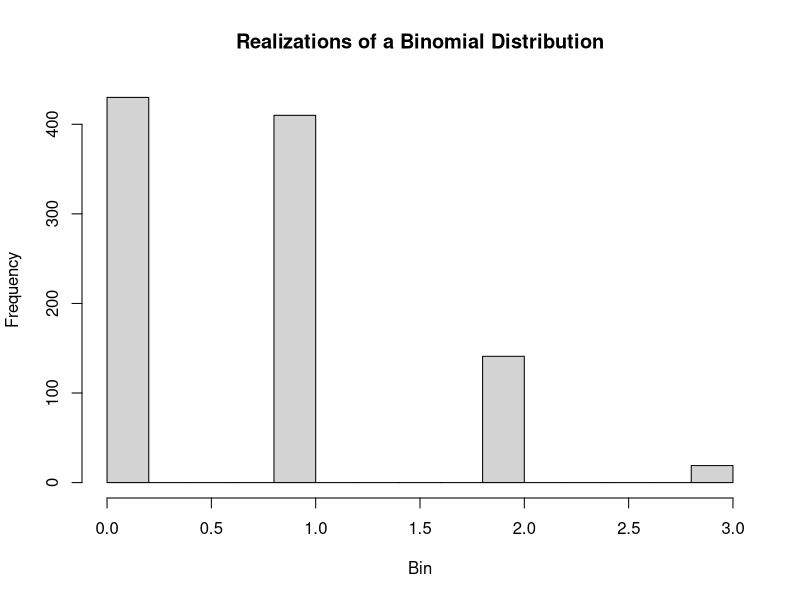
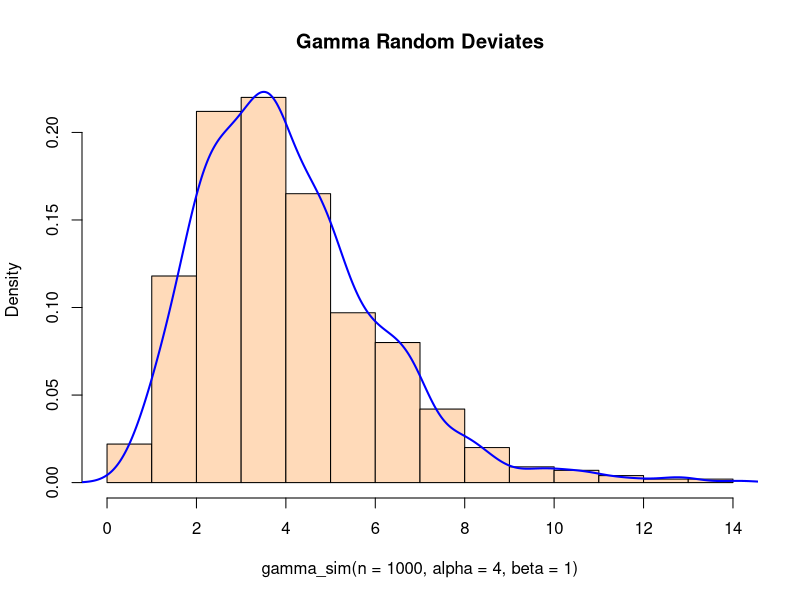
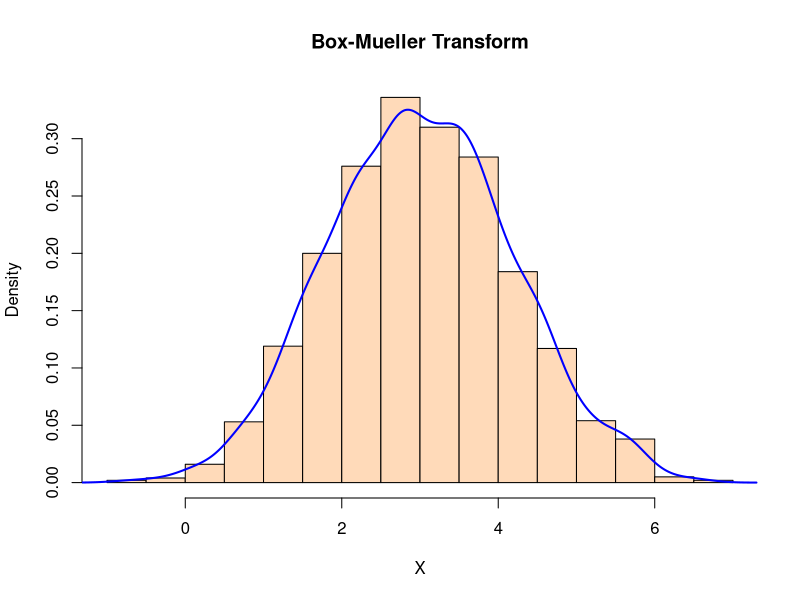
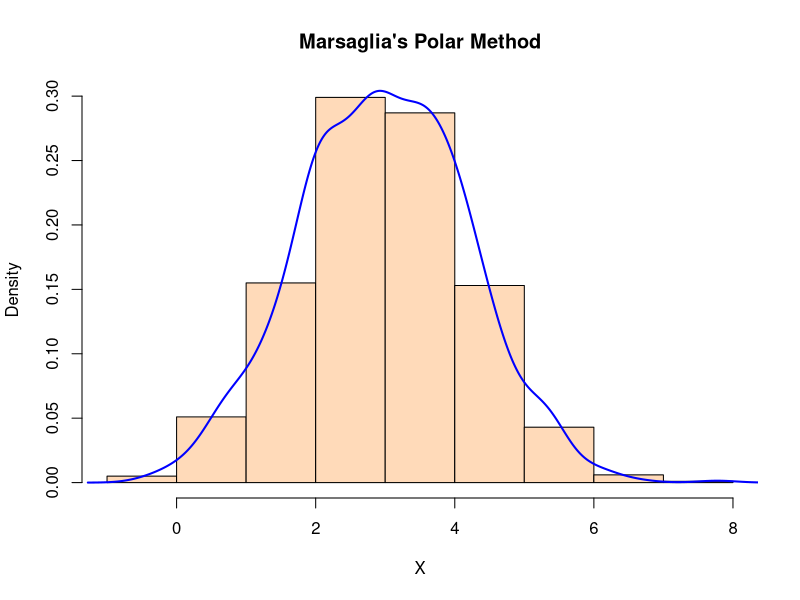

Recreate these plots in R, in order.
## ---- chunk 1
knitr::opts_chunk$set(echo = TRUE, message = FALSE)
## ---- chunk 2
N=10^3
Bin=c()
for(j in 1:N){
  n=3
  p=0.25
  U=runif(n,0,1)
  Ber=ifelse(U<1-p,0,1)
  Bin[j]=sum(Ber)
}
hist(Bin,
     main = "Realizations of a Binomial Distribution")
## ---- chunk 3
n=10^3; alpha=4; beta=1
U=matrix(runif(n*alpha,0,1),alpha,n)   
E=-log(U)  
G=beta*colSums(E) 

#make a function to simulate gamma's
gamma_sim=function(n,alpha,beta){
  if(floor(alpha)!=alpha) stop("please supply integer alpha")
  U=matrix(runif(n*alpha,0,1),alpha,n)  
  E=-log(U)
  G=beta*colSums(E)  
  return(G)
}

hist(gamma_sim(n=1000,alpha=4,beta=1),
     col="peachpuff",
     border="black",
     prob = TRUE, 
     main = "Gamma Random Deviates")
lines(density(gamma_sim(n=1000,alpha=4,beta=1)),
      lwd = 2,
      col = "blue")
## ---- chunk 4
start=proc.time()
N=10^3; mu=3; sigma=2^(1/4)
U1 = runif(N, min = 0, max = 1)
U2 = runif(N, min = 0, max = 1)
Z1 = sqrt(-2*log(U1))*cos(2*pi*U2)
Z2 = sqrt(-2*log(U1))*sin(2*pi*U2)
X1=mu+sigma*Z1
X2=mu+sigma*Z2

X=c(X1,X2)

hist(X,
     col="peachpuff",
     border="black",
     prob = TRUE, 
     main = "Box-Mueller Transform")
lines(density(X),
      lwd = 2,
      col = "blue")

time=proc.time()-start
time
time[3]
## ---- chunk 5
start=proc.time()
N=10^3; mu=3; sigma=2^(1/4)
Z1=c(); Z2=c(); its=0
for(j in 1:N){
  u1=runif(1,-1,1); u2=runif(1,-1,1)
  s=u1^2+u2^2
  if(s<1){
    Z1[j]=sqrt(-2*log(s))*(u1/sqrt(s))  
    Z2[j]=sqrt(-2*log(s))*(u2/sqrt(s))
    its=its+1
  }
  if (its>=(N/2)){break}
}
Z1r=Z1[is.na(Z1)!=T]; Z2r=Z2[is.na(Z2)!=T]
X1=mu+sigma*Z1r
X2=mu+sigma*Z2r

X=c(X1,X2)

hist(X,
     col="peachpuff",
     border="black",
     prob = TRUE, 
     main = "Marsaglia's Polar Method")
lines(density(X),
      lwd = 2,
      col = "blue")

time=proc.time()-start
time
time[3]
